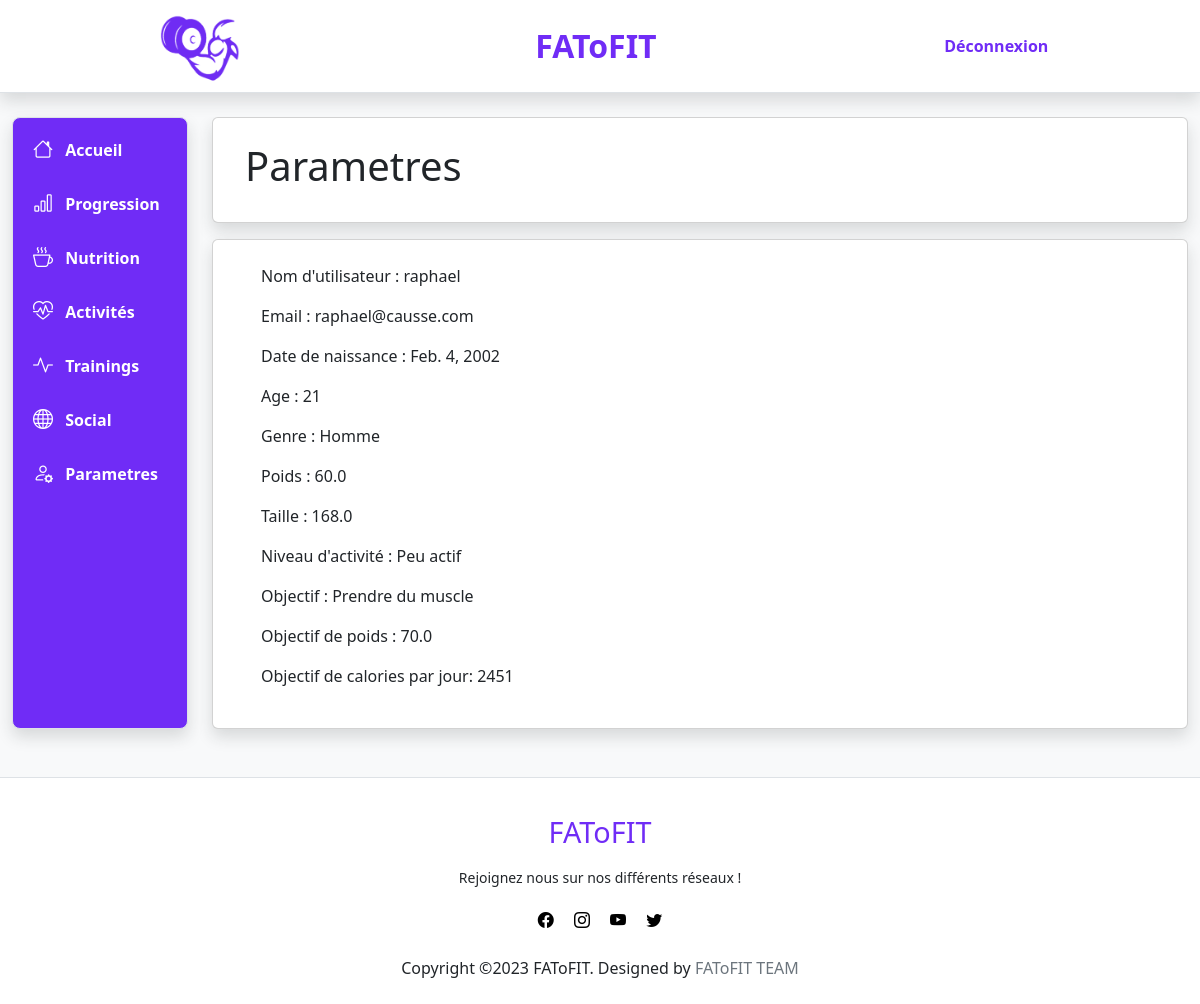
The app's page /parameters/ (signed in), older data.
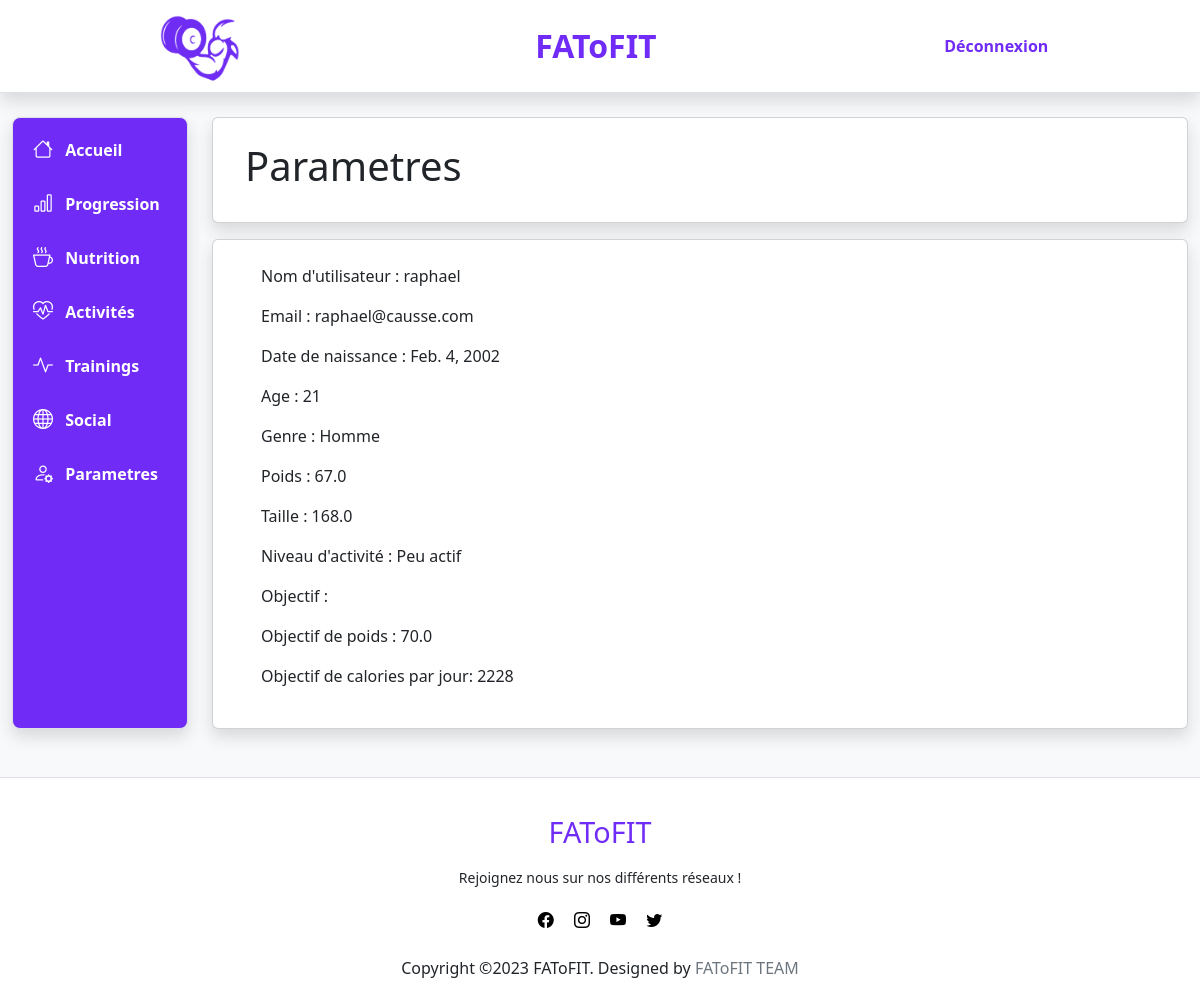
The same page, newer data.
### Home/models.py (models this page shows, shortened)
class Account(models.Model):
    class Gender(models.TextChoices):
        MALE = 'M'
        FEMALE = 'F'
    class LifeStyle(models.TextChoices):
        ACTIVE_NONE = 'ANO', _('No activity')
        ACTIVE_LOW = 'ALOW', _('Low activity')
        ACTIVE_MED = 'AMED', _('Medium activity')
        ACTIVE_INT = 'AINT', _('Intense activity')
        ACTIVE_PRO = 'APRO', _('Professional activity')
    class GoalType(models.TextChoices):
        GAIN_WEIGHT = 'G', _('Gain Weight')
        MAINTAIN_WEIGHT = 'M', _('Maintain Weight')
        LOSE_WEIGHT = 'L', _('Lose Weight')
    user = models.OneToOneField(User, on_delete=models.CASCADE)
    birthdate = models.DateField(validators=[MinValueValidator(
        timezone.now().date() - timedelta(days=365*100))])
    gender = models.CharField(max_length=1, choices=Gender.choices)
    weight = models.FloatField(validators=[MinValueValidator(20.0)])
    height = models.FloatField(validators=[MinValueValidator(20.0)])
    lifestyle = models.CharField(max_length=4, choices=LifeStyle.choices)
    goalType = models.CharField(max_length=1, choices=GoalType.choices)
    goalWeight = models.FloatField(validators=[MinValueValidator(20.0)])
    goalCalories = models.PositiveSmallIntegerField(blank=True, null=True)
    def get_age(self):
        today = date.today()
        age = today.year - self.birthdate.year - ((today.month, today.day) < (self.birthdate.month, self.birthdate.day))
        return age

### Home/views.py (the view)
# urls.py: path('parameters/', views.parameters_view, name='parameters'),
@login_required(login_url='/login/')
def parameters_view(request):
    context = {}
    if (request.user != User.objects.get(username='admin')):
        current_user = User.objects.get(id=request.user.id)
        account = Account.objects.get(user=current_user)
        age = account.get_age()
        context = {"account": account, "age": age}
    return render(request, 'parameters.html', context)

### Home/templates/parameters.html (shortened to what this page needs)
{% extends 'home.html' %}
{% load static %}
{% block style %}
<link href="{% static 'css/header2.css' %}" rel="stylesheet" type="text/css">
<link href="{% static 'css/sidenav.css' %}" rel="stylesheet" type="text/css">
{% endblock style %}
{% block main %}
<div class="card shadow border-start-primary py-2">
    <div class="card-body px-3">
        <h1 class="px-3">Parametres</h1>
    </div>
</div>
<div class="card shadow border-start-primary py-2 mt-3">
    <div class="card-body px-5">
        <p>Nom d'utilisateur : {{ account.user }}</p>
        <p>Email : {{ account.user.email }}</p>
        <p>Date de naissance : {{ account.birthdate }}</p>
        <p>Age : {{ age }}</p>
        <p>Genre :
            {% if account.gender == "M" %}
                Homme
            {% elif account.gender == "F" %}
                Femme
            {% endif %}
        </p>
        <p>Poids : {{ account.weight }}</p>
        <p>Taille : {{ account.height }}</p>
        <p>Niveau d'activité :
            {% if account.lifestyle == "ANO" %}
                Aucune activité
            {% elif account.lifestyle == "ALOW" %}
                Peu actif
            {% elif account.lifestyle == "AMED" %}
                Moyennement actif
            {% elif account.lifestyle == "AINT" %}
                Très actif
            {% elif account.lifestyle == "APRO" %}
                Professionnel
            {% endif %}
        </p>
        <p>Objectif :
            {% if account.goalType == "G" %}
                Prendre du muscle
            {% elif account.goalType == "M" %}
                Maintenir son poids
            {% elif account.goalType == "L" %}
                Perdre du poids
            {% endif %}
        </p>
        <p>Objectif de poids : {{ account.goalWeight }}</p>
        <p>Objectif de calories par jour: {{ account.goalCalories }}</p>
    </div>
</div>
{% endblock main %}

Row changes from the older to the newer data that the page shows:
changed Account "raphael": weight "60.0" → "67.0"; goalCalories "2451" → "2228"
Text that changed along with them:
text no longer shown: "Prendre du muscle"
